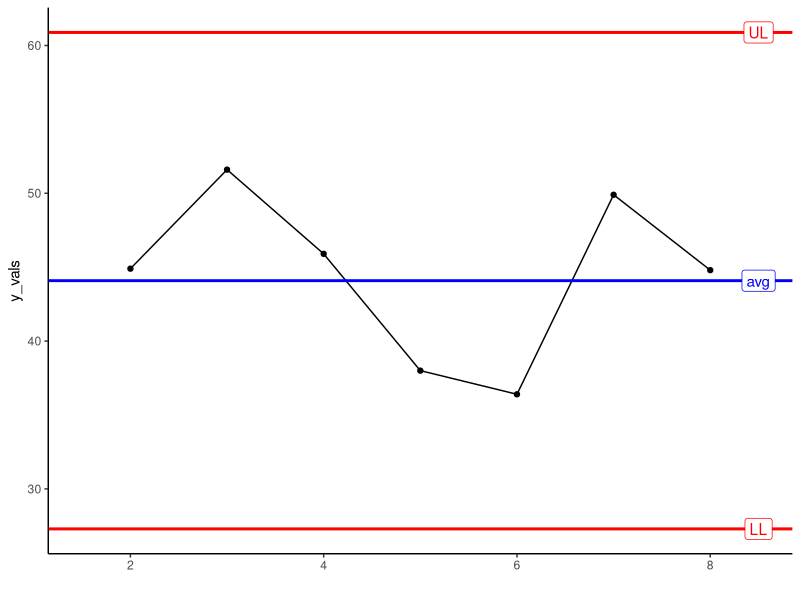
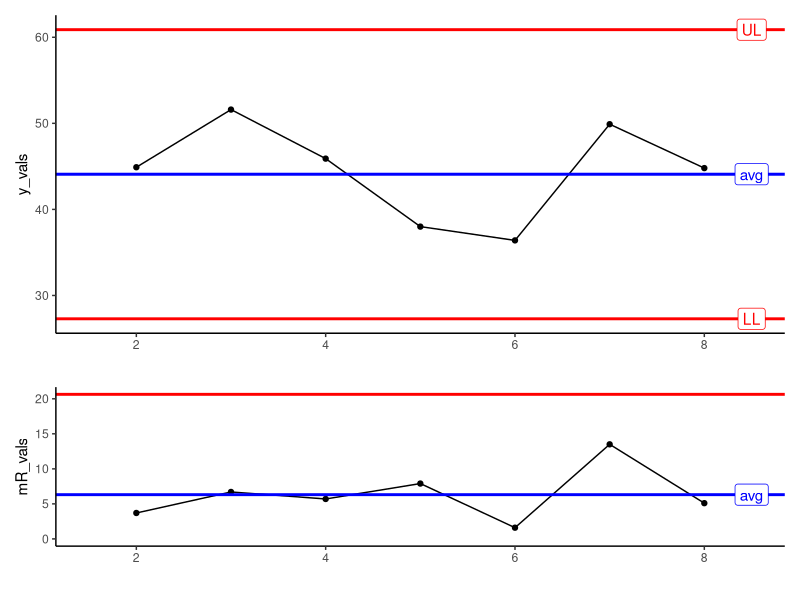

Recreate these plots in R, in order.
# Why - develop a shiny app (for the experience)
# why - provide a basic, functional process behavior chart too
# why - teach basics of process behavior charts

# packages ----
library(ggplot2)
library(patchwork)
theme_set(theme_classic())


# Function to calculate PBG info ----

# This function will be used for many things. 
# Maybe generate an object with the original dataset with these values attached?

# calculate PBC values:
# mean y_vals
# average moving range
# 3 sigma (avg mR * 2.66)
# UYL = mean yvals + 3 sigma
# LYL = mean yvals - 3 sigma
get_PBG_values <- function(y) {
    
    y_vals_avg  = mean(y)
    mR_avg      = mean(abs(diff(y)))
    three_sigma = 2.66 * mR_avg
    mid_UL      = y_vals_avg + (0.5*three_sigma)
    mid_LL      = y_vals_avg - (0.5*three_sigma)
    UL          = y_vals_avg + three_sigma
    LL          = y_vals_avg - three_sigma
    mR_UL       = mR_avg * 3.268
        
    PBG_vals <- data.frame(y_vals_avg, 
                     mR_avg, 
                     three_sigma, 
                     mid_UL,
                     mid_LL, 
                     UL, 
                     LL,
                     mR_UL)

}



# Inputs ----

# 1 - the data itself ----
# instruction box telling user what to do:
# user inputs their data (y values)
# (comma separated, type them in? cells/spreadsheet interface?)

y_vals <- c(41.2, 44.9, 51.6, 45.9, 38.0, 36.4, 49.9, 44.8)

# check if numeric

#if TRUE, continue, if FALSE display an error 
if (is.numeric(y_vals) == TRUE) {
    PBC_vals <- get_PBG_values(y = y_vals)
    } else 
        {
            print("Error - values must be numeric, separated by commas")
} #ok seems to work


dat <- data.frame(y_vals, 
                  index_col = 1:length(y_vals), 
                  mR_vals = c(NA, abs(diff(y_vals))))
# ok seems to work

rm(y_vals)

PBG_vals <- get_PBG_values(dat$y_vals)

# 2 - graph options inputs ----

# y axis label
# x axis label
# title
# subtitle
# theme
# point size
# point color
# line colors
# add mid box
# mid box color
# mid box alpha
# switch between static and interactive (?)
# OR MAYBE just abandon ggplot and do it directly in a better interactive package
# plotly doesn't do what I want
# add moving range plot


# The main graph ----

# turn this into an easy function the user can give arguments for:

y_graph <- ggplot(data = dat, 
       aes(x = index_col, y = y_vals)) + 
        geom_point() + 
        geom_line() + 
    #mid box
        annotate('rect', 
              xmin = 0, 
              xmax = max(dat$index_col)+1, 
              ymin = PBG_vals$mid_LL, 
              ymax = PBG_vals$mid_UL, 
              alpha = 0.1, 
              fill = "green")+
    # upper, lower limits, and average
        geom_hline(yintercept = PBG_vals$UL, color = "red", size = 1) + #UL
        annotate(geom = "label", x = max(dat$index_col)+0.5, y = PBG_vals$UL, color = "red", label = "UL")+
        geom_hline(yintercept = PBG_vals$LL, color = "red", size = 1) + #LL
        annotate(geom = "label", x = max(dat$index_col)+0.5, y = PBG_vals$LL, color = "red", label = "LL")+
        geom_hline(yintercept = PBG_vals$y_vals_avg, color = "blue", size = 1) + #average
        annotate(geom = "label", x = max(dat$index_col)+0.5, y = PBG_vals$y_vals_avg, color = "blue", label = "avg")+
    #integer breaks on x axis
        scale_x_continuous(breaks = scales::pretty_breaks(), 
                           limits = range(dat$index_col)+0.5)+
        xlab(label = "")



#logic select if static or interactive
#plotly kinda isn't working great. we'll try a different one when the elements are in place
y_graph      


#mR_graph

mR_graph <- ggplot(data = dat, 
       aes(x = index_col, y = mR_vals)) + 
    
    geom_point() + 
    geom_line()+
    
    geom_hline(yintercept = PBG_vals$mR_UL, color = "red", size = 1) + #UL
    geom_hline(yintercept = PBG_vals$mR_avg, color = "blue", size = 1)+ #average
    annotate(geom = "label", x = max(dat$index_col)+0.5, y = PBG_vals$mR_avg, color = "blue", label = "avg")+
    #need to always include zero in mR graph
    scale_y_continuous(limits = c(0, NA))+
    scale_x_continuous(breaks = scales::pretty_breaks(), 
                       limits = range(dat$index_col)+0.5)+
    xlab(label = "")

y_graph / mR_graph + plot_layout(heights = c(2,1))
